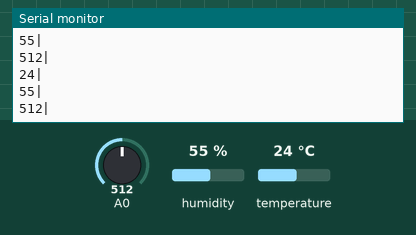
Recording of a sketch running on a simulated Arduino Uno, built with avr-gcc and run on an emulated ATmega328P. Parts: the last lines printed to the serial monitor. Wiring (inferred from the names in the program): DHT11 sensor: data pin 8. Inputs (shaded band) come from the test bench; at power-on: humidity 55 %, A0 = 512, temperature 24 °C.

Above: at 2.8 s.
2.9 s: humidity set to 22 %
At 5.2 s:
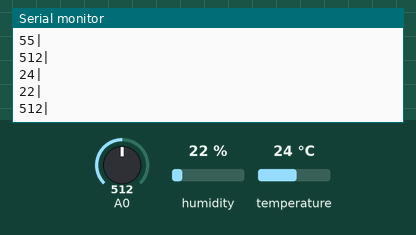
5.6 s: A0 set to 716
At 7.2 s:
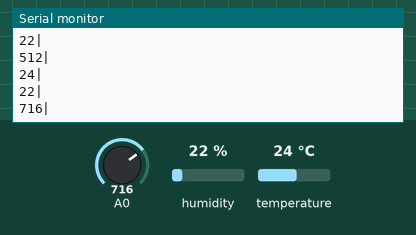
8.3 s: temperature set to 12 °C
At 10.8 s:
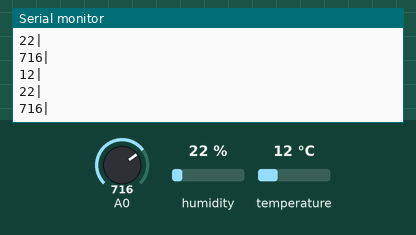
11.0 s: A0 set to 900
At 13.0 s:
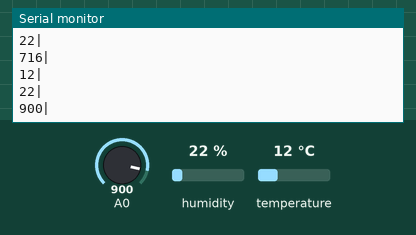
13.7 s: humidity set to 40 %
At 15.0 s:
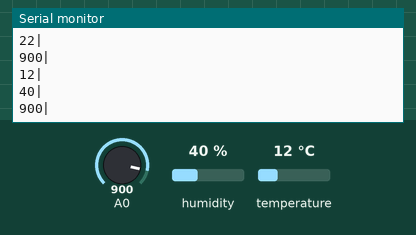
Timing chart, 0 to 16.7 s (numbered marks = the images above; inputs shaded):
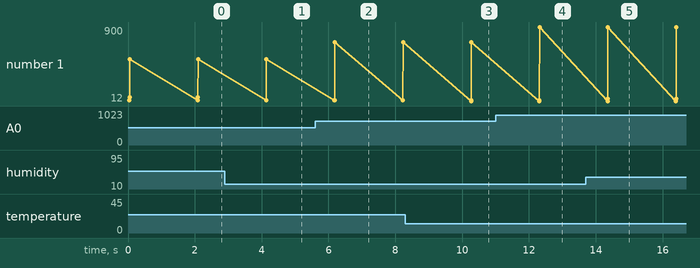

The sketch:

temperatureSensor_with_bluetooth.ino
```cpp
#include <SoftwareSerial.h>
#define rxd 2
#define txd 3
SoftwareSerial  bluetooth(rxd,txd);
int bluetoothvalue;
int DHpin = 8;
byte dat [5];
byte read_data () {
  byte data;
  for (int i = 0; i < 8; i ++) {
    if (digitalRead (DHpin) == LOW) {
      while (digitalRead (DHpin) == LOW); // wait for 50us
      delayMicroseconds (30); // determine the duration of the high level to determine the data is '0 'or '1'
      if (digitalRead (DHpin) == HIGH)
        data |= (1 << (7-i)); // high front and low in the post
      while (digitalRead (DHpin) == HIGH); // data '1 ', wait for the next one receiver
     }
  }
return data;
}

void start_test () {
  digitalWrite (DHpin, LOW); // bus down, send start signal
  delay (30); // delay greater than 18ms, so DHT11 start signal can be detected

  digitalWrite (DHpin, HIGH);
  delayMicroseconds (40); // Wait for DHT11 response

  pinMode (DHpin, INPUT);
  while (digitalRead (DHpin) == HIGH);
  delayMicroseconds (80); // DHT11 response, pulled the bus 80us
  if (digitalRead (DHpin) == LOW);
  delayMicroseconds (80); // DHT11 80us after the bus pulled to start sending data

  for (int i = 0; i < 4; i ++) // receive temperature and humidity data, the parity bit is not considered
    dat[i] = read_data ();

  pinMode (DHpin, OUTPUT);
  digitalWrite (DHpin, HIGH); // send data once after releasing the bus, wait for the host to open the next Start signal
}
void setup() {
  // put your setup code here, to run once:
 Serial.begin(9600);
  pinMode (DHpin, OUTPUT);
  bluetooth.begin(9600);
}

void loop() {
 start_test ();
int conductval = analogRead(A0);
   bluetooth.print (int(dat [2]));
   bluetooth.print ("|");
   bluetooth.print (int(dat [0]));
   bluetooth.print ("|");
   bluetooth.print (int(conductval));
   bluetooth.print ("|");
   Serial.print (dat [2],DEC);
   Serial.println ("|");
   Serial.print (dat [0],DEC);
   Serial.println ("|");
   Serial.print ((conductval));
   Serial.println ("|");
   delay (2000);
}
```

Measured:
- after the input at 2.9 s, the serial monitor: prints a new line after 1.2 s (image 1)
- after the input at 5.6 s, the serial monitor: prints a new line after 0.59 s (image 2)
- after the input at 8.3 s, the serial monitor: prints a new line after 2.0 s (image 3)
- after the input at 11.0 s, the serial monitor: prints a new line after 1.3 s (image 4)
- after the input at 13.7 s, the serial monitor: prints a new line after 0.66 s (image 5)
- plotted number 1: 512 → 716 after the input at 5.6 s, 716 → 900 after the input at 11.0 s
